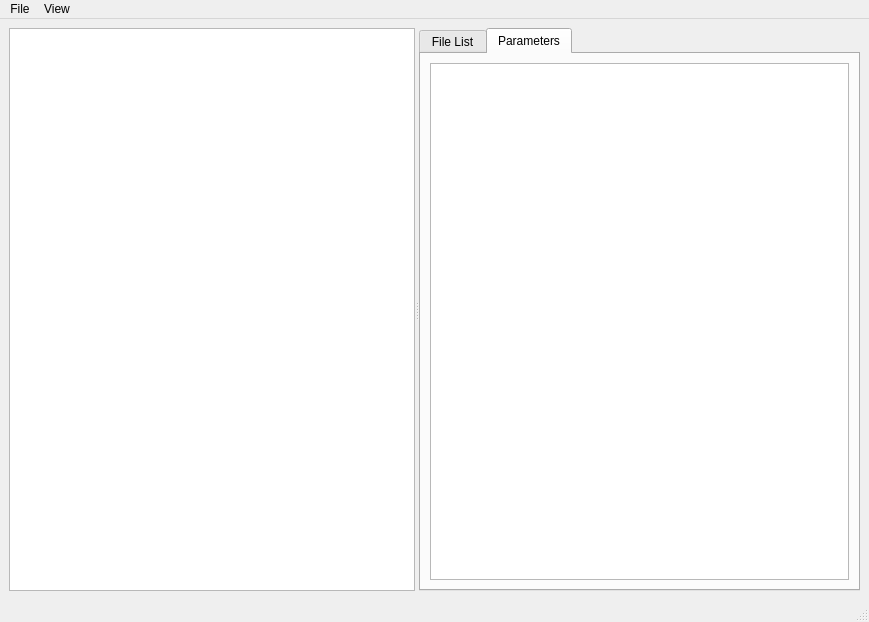
<?xml version="1.0" encoding="UTF-8"?>
<ui version="4.0">
 <class>MainWindow</class>
 <widget class="QMainWindow" name="MainWindow">
  <property name="geometry">
   <rect>
    <x>0</x>
    <y>0</y>
    <width>869</width>
    <height>622</height>
   </rect>
  </property>
  <property name="sizePolicy">
   <sizepolicy hsizetype="Expanding" vsizetype="Expanding">
    <horstretch>0</horstretch>
    <verstretch>0</verstretch>
   </sizepolicy>
  </property>
  <property name="baseSize">
   <size>
    <width>0</width>
    <height>0</height>
   </size>
  </property>
  <property name="windowTitle">
   <string>MainWindow</string>
  </property>
  <widget class="QWidget" name="centralwidget">
   <layout class="QHBoxLayout" name="horizontalLayout">
    <item>
     <widget class="QSplitter" name="splitter">
      <property name="orientation">
       <enum>Qt::Horizontal</enum>
      </property>
      <widget class="ImageView" name="imageView"/>
      <widget class="QTabWidget" name="tabWidget">
       <property name="currentIndex">
        <number>1</number>
       </property>
       <widget class="QWidget" name="fileListTab">
        <attribute name="title">
         <string>File List</string>
        </attribute>
        <layout class="QVBoxLayout" name="verticalLayout">
         <item>
          <widget class="QListWidget" name="fileList"/>
         </item>
        </layout>
       </widget>
       <widget class="QWidget" name="parameterTreeTab">
        <attribute name="title">
         <string>Parameters</string>
        </attribute>
        <layout class="QVBoxLayout" name="verticalLayout_2">
         <item>
          <widget class="ParameterTree" name="parameterTree"/>
         </item>
        </layout>
       </widget>
      </widget>
     </widget>
    </item>
   </layout>
  </widget>
  <widget class="QMenuBar" name="menubar">
   <property name="geometry">
    <rect>
     <x>0</x>
     <y>0</y>
     <width>869</width>
     <height>22</height>
    </rect>
   </property>
   <widget class="QMenu" name="menuFile">
    <property name="title">
     <string>File</string>
    </property>
    <addaction name="actionOpenCSV"/>
   </widget>
   <widget class="QMenu" name="menuView">
    <property name="title">
     <string>View</string>
    </property>
    <addaction name="actionNoduleTable"/>
   </widget>
   <addaction name="menuFile"/>
   <addaction name="menuView"/>
  </widget>
  <widget class="QStatusBar" name="statusbar"/>
  <action name="actionOpenCSV">
   <property name="text">
    <string>Open CSV</string>
   </property>
  </action>
  <action name="actionNoduleTable">
   <property name="text">
    <string>Nodule Table</string>
   </property>
  </action>
 </widget>
 <customwidgets>
  <customwidget>
   <class>ImageView</class>
   <extends>QGraphicsView</extends>
   <header>pyqtgraph</header>
  </customwidget>
  <customwidget>
   <class>ParameterTree</class>
   <extends>QGraphicsView</extends>
   <header>pyqtgraph.parametertree</header>
  </customwidget>
 </customwidgets>
 <resources/>
 <connections/>
</ui>
